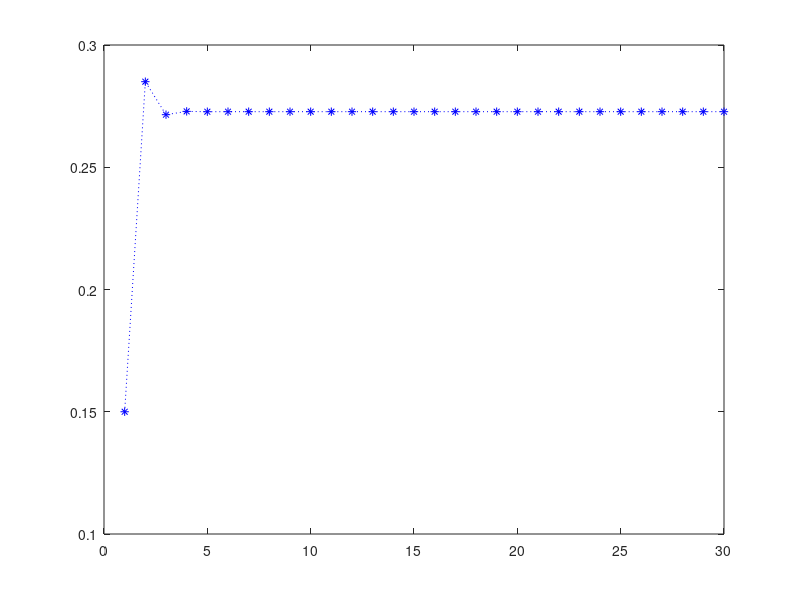

The MATLAB source for this figure:
%% 1. Relativamente ao problema 6 da secc¸ao anterior: ˜
%% (a) Confirme os valores calculados nas al´ıneas (f) e (g) atraves de simulac¸ ´ ao (fac¸a a m ˜ edia de v ´ arias ´
%% simulac¸oes). Use o c ˜ odigo Matlab na ´ ultima p ´ agina como base para criar a suas simulac¸ ´ oes. ˜
%% (b) Guarde numa variavel do tipo cell array do Matlab 10000 sequ ´ encias que comec¸am num dos estados ˆ
%% nao absorventes (escolhido com igual probabilidade). Calcule os comprimentos m ˜ ´ınimo e maximo ´
%% das sequencias geradas.
T=[0.2 0.3
   0.8 0.7]; 
sum(T) %a soma tem que dar um vetor de "uns"

v1 = [0 1]'; %transposta; é porque o ponto de partida é Nao faltou
             %VETOR ESTADO

%v2=T*v1 vai dar a probabilidade de ir ou nao ir para as seguintes aulas (v3 = v2 * T...)

v_aula1 = v1;
v_aula2 = T * v_aula1;
v_aula3 = T * v_aula2;
respostaA = v_aula3(2)



v1 = [1 0]'; %transposta; é porque o ponto de partida é Nao faltou
             %VETOR ESTADO

%v2=T*v1 vai dar a probabilidade de ir ou nao ir para as seguintes aulas (v3 = v2 * T...)

v_aula1 = v1;
v_aula2 = T * v_aula1;
v_aula3 = T * v_aula2;
respostaB = v_aula3(2)


v1 = [0 1]';
v=v1;
for aula = 2:15*2
    v = T * v;
end
respostaC = v(2)



pNFaltar = 0.85;
v1 = [1-pNFaltar pNFaltar]';
numAulas=30;
prob = zeros(1,numAulas);
prob(1) = v1(1);
v=v1;
for aula = 2:numAulas
    v = T * v;
    prob(aula) = v(1);
end

plot(1:numAulas, prob, 'b*:')